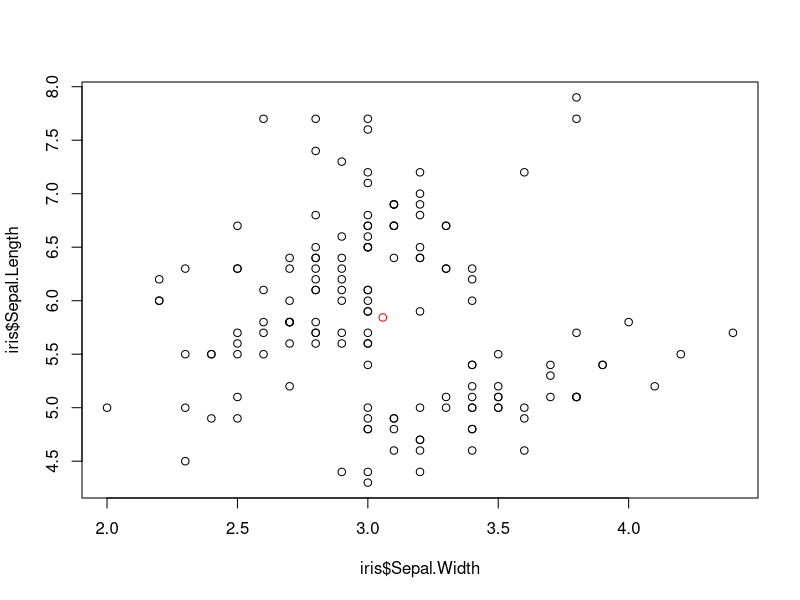

Generate this figure with R: (Note: this script raises an error after producing the figure.)
data(iris)
plot(x = iris$Sepal.Width, y = iris$Sepal.Length)
data_center_x = mean(iris$Sepal.Width)

data_center_y = mean(iris$Sepal.Length)

points(x = data_center_x, y = data_center_y, col = "red")

curve(
  line_point_slope(
    x, 
    data_center_x, 
    data_center_y,
    8), col = "red",
  add = TRUE)
plot(
  x= iris$Sepal.Width,
  y= iris$Sepal.Length,
  main= "Delia Mahoney Iris Plot",
  xlab= "Sepal Width",
  ylab= "Sepal Length",
)



